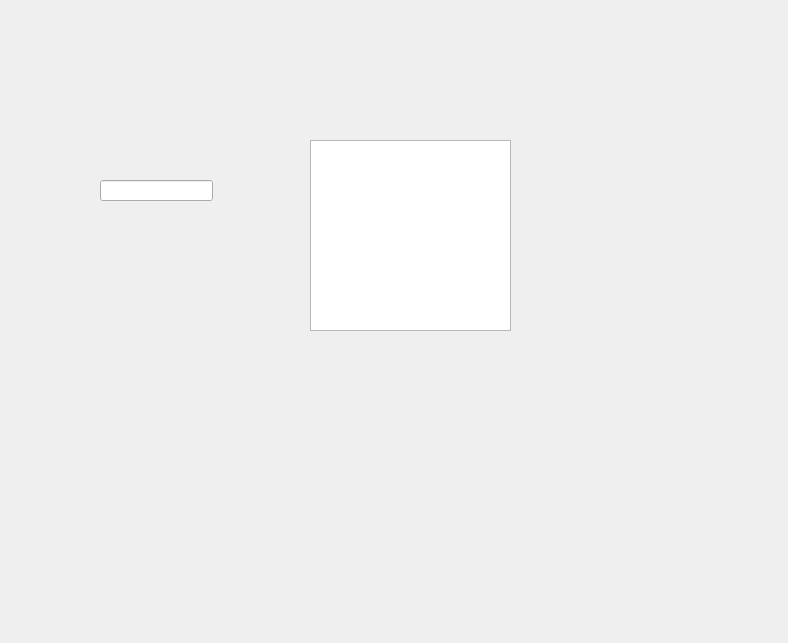
<?xml version="1.0" encoding="UTF-8"?>
<ui version="4.0">
 <class>Form</class>
 <widget class="QWidget" name="Form">
  <property name="geometry">
   <rect>
    <x>0</x>
    <y>0</y>
    <width>788</width>
    <height>643</height>
   </rect>
  </property>
  <property name="windowTitle">
   <string>Form</string>
  </property>
  <widget class="QLineEdit" name="lineEdit">
   <property name="geometry">
    <rect>
     <x>100</x>
     <y>180</y>
     <width>113</width>
     <height>21</height>
    </rect>
   </property>
  </widget>
  <widget class="QGraphicsView" name="graphicsView">
   <property name="geometry">
    <rect>
     <x>310</x>
     <y>140</y>
     <width>201</width>
     <height>191</height>
    </rect>
   </property>
   <property name="styleSheet">
    <string notr="true">background-image: url(:/led/圆形 (1).png);
background-image: url(:/led/圆形 (2).png);</string>
   </property>
  </widget>
 </widget>
 <resources>
  <include location="led res/1.qrc"/>
 </resources>
 <connections/>
</ui>
